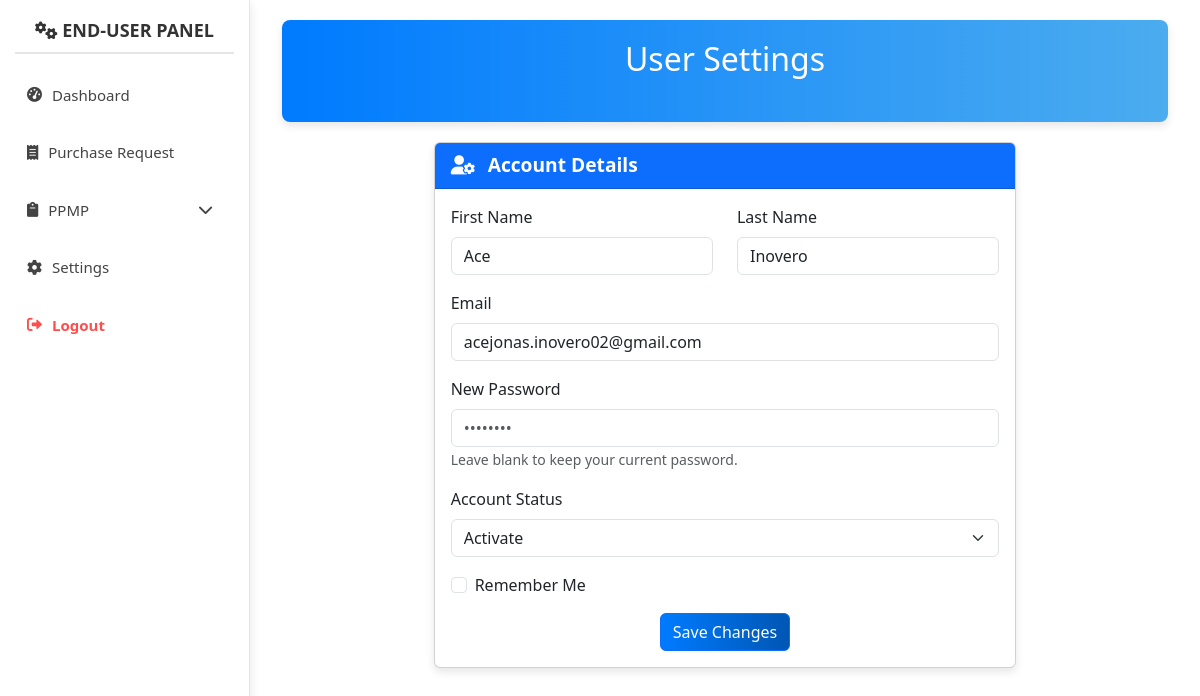
Page /end-user/settings.php (signed in) on the committed database.
### tables this page shows
CREATE TABLE `end_users` (
  `id` int(11) UNSIGNED NOT NULL,
  `first_name` varchar(50) NOT NULL,
  `last_name` varchar(50) NOT NULL,
  `email` varchar(100) NOT NULL,
  `password` varchar(255) NOT NULL,
  `remember_me` tinyint(1) DEFAULT 0,
  `status` enum('activate','disabled') DEFAULT 'disabled',
  `created_at` timestamp NOT NULL DEFAULT current_timestamp(),
  `updated_at` timestamp NOT NULL DEFAULT current_timestamp() ON UPDATE current_timestamp()
);

### end-user/settings.php (the view, shortened to what this page needs)
<?php
include('src/config/database.php');
$sqlUser = "SELECT * FROM end_users WHERE id = ?";
$stmtUser = $conn->prepare($sqlUser);
$stmtUser->bind_param("i", $_SESSION['user_id']);
$stmtUser->execute();
$resultUser = $stmtUser->get_result();
$userData = $resultUser->fetch_assoc();
?>
<!DOCTYPE html>
<html lang="en">
<head>
    <link rel="stylesheet" href="https://cdn.jsdelivr.net/npm/bootstrap@5.3.3/dist/css/bootstrap.min.css">
    <link rel="stylesheet" href="https://cdnjs.cloudflare.com/ajax/libs/font-awesome/6.0.0-beta3/css/all.min.css">
    <link rel="stylesheet" href="https://cdnjs.cloudflare.com/ajax/libs/animate.css/4.1.1/animate.min.css">
    <link rel="stylesheet" href="src/css/dashboard.css">
</head>
<body>
    <div class="d-flex">
        <?php include 'sidebar.php'; ?>
        <div class="content flex-grow-1 animate__animated animate__fadeIn">
            <div class="container">
                <div class="header-card">
                <h2 class="text-center mb-4">User Settings</h2>
                </div>
                <div class="row">
                    <div class="col-md-8 offset-md-2">
                        <div class="card">
                            <div class="card-header bg-primary text-white">
                                <i class="fas fa-user-cog me-2"></i> Account Details
                            </div>
                            <div class="card-body">
                                <form id="settings-form" action="update_settings.php" method="POST">
                                    <div class="row">
                                        <div class="col-md-6 mb-3">
                                            <label for="first_name" class="form-label">First Name</label>
                                            <input type="text" class="form-control" id="first_name" name="first_name" value="<?= htmlspecialchars($userData['first_name']) ?>" required>
                                        </div>
                                        <div class="col-md-6 mb-3">
                                            <label for="last_name" class="form-label">Last Name</label>
                                            <input type="text" class="form-control" id="last_name" name="last_name" value="<?= htmlspecialchars($userData['last_name']) ?>" required>
                                        </div>
                                    </div>
                                    <div class="mb-3">
                                        <label for="email" class="form-label">Email</label>
                                        <input type="email" class="form-control" id="email" name="email" value="<?= htmlspecialchars($userData['email']) ?>" required>
                                    </div>
                                    <div class="mb-3">
                                        <label for="password" class="form-label">New Password</label>
                                        <input type="password" class="form-control" id="password" name="password" placeholder="••••••••">
                                        <small class="text-muted">Leave blank to keep your current password.</small>
                                    </div>
                                    <div class="mb-3">
                                        <label for="status" class="form-label">Account Status</label>
                                        <select class="form-select" id="status" name="status">
                                            <option value="activate" <?= $userData['status'] == 'activate' ? 'selected' : '' ?>>Activate</option>
                                        </select>
                                    </div>
                                    <div class="mb-3 form-check">
                                        <input class="form-check-input" type="checkbox" id="remember_me" name="remember_me" <?= $userData['remember_me'] ? 'checked' : '' ?>>
                                        <label class="form-check-label" for="remember_me">Remember Me</label>
                                    </div>
                                    <div class="text-center">
                                        <button type="submit" class="btn btn-primary">Save Changes</button>
                                    </div>
                                </form>
                            </div>
                        </div>
                    </div>
                </div>
            </div>
        </div>
    </div>
</body>
</html>

### end-user/src/css/dashboard.css (style rules this page uses)
body { background-color: #f8f9fa; font-family: 'Arial', sans-serif; }
.content { margin-left: 250px; padding: 20px; }
.card { border: none; border-radius: 0.75rem; background-color: #ffffff; box-shadow: 0 4px 6px rgba(0, 0, 0, 0.1); }
.header-card { background: linear-gradient(90deg, #007bff, #4bacef); color: white; padding: 20px; border-radius: 8px; margin-bottom: 20px; box-shadow: 0 4px 8px rgba(0, 0, 0, 0.1); }

### end-user/settings.php (style rules this page uses)
body { background-color: #f8f9fa; }
.card { box-shadow: 0 4px 8px rgba(0, 0, 0, 0.1); }
.card-header { font-size: 1.2rem; font-weight: bold; }
.btn-primary { background: linear-gradient(90deg, #007bff, #0056b3); border: none; }

### rows in the picture
end_users: first_name "Ace", last_name "Inovero", email "acejonas.inovero02@gmail.com", status "Activate"
